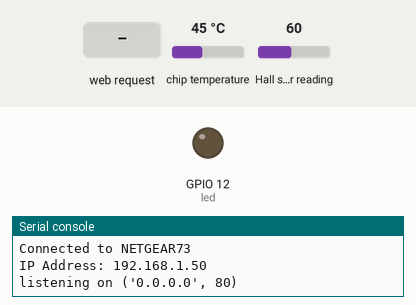
Recording of a program running on a simulated ESP32 board running MicroPython. Shown: output pins drawn as LEDs (lit = HIGH), the last lines printed to the serial console. The test bench sets the inputs (shaded band); at power-on: chip temperature 45 °C, Hall sensor reading 60. WiFi joins after 1.5 s.

Above: at 2.7 s.
2.8 s: HTTP request GET /?red_led=on received
At 3.8 s:
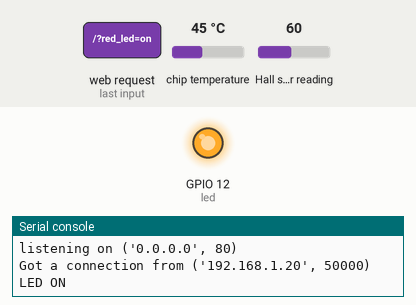
4.3 s: HTTP request GET /?red_led=off received
At 4.9 s:
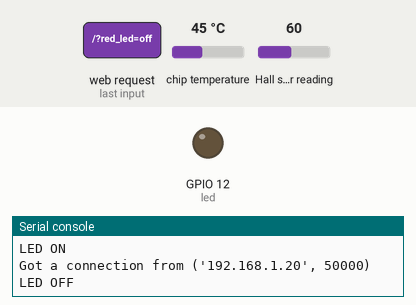
Timing chart, 0 to 7.3 s (numbered marks = the images above; inputs shaded):
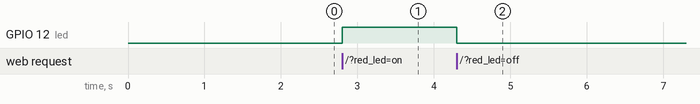

Measured:
- after the input at 2.8 s, GPIO 12 (led): LOW → HIGH at once
- after the input at 4.3 s, GPIO 12 (led): HIGH → LOW at once

The program:

espserver.py
```python
# ECE 568 - Lab Assignment - 2
import network
import esp32
import machine
from machine import Pin
import time
try:
    import usocket as socket
except:
    import socket

# Define socket host and port
serverHost = '0.0.0.0'
serverPort = 8000

# Wifi Credentials
wifi_ssid = "NETGEAR73"
wifi_password = "roundlake377"

# Function connects ESP32 board to Wireless Network.
def ConnectToWifi(ssid, password):
    # Create a station object to store our connection
    sta_if = network.WLAN(network.STA_IF)
    sta_if.active(True)
    if sta_if.isconnected():
        PrintWirelessNetworkDetails(sta_if)
        return None
    print('Trying to connect to %s...' % ssid)
    sta_if.connect(ssid, password)
    for retry in range(100):
        connected = sta_if.isconnected()
        if connected:
            break
        time.sleep(0.1)
        print('.', end='')
    if connected:
        PrintWirelessNetworkDetails(sta_if)
    else:
        print("Error connecting...Check credentials and reboot the system")

# Function displays Wireless network connection details.
def PrintWirelessNetworkDetails(sta_if):
    print("\n")
    print("Connected to " + sta_if.config('essid'))
    print("IP Address:", sta_if.ifconfig()[0])

# Function reads and prints onboard Temperature sensor value.
def GetTemperatureSensorValue():
    temp = esp32.raw_temperature()
    return temp

# Function reads and prints onboard Hall sensor value.
def GetHallSensorValue():
    hall = esp32.hall_sensor()
    return hall

# Function creates a Socket Server
def CreateSocketServer():
    addr = socket.getaddrinfo('0.0.0.0', 80)[0][-1]
    s = socket.socket()
    s.bind(addr)
    s.listen(1)
    print('listening on', addr)
    return s

def web_page():
    """Function to build the HTML webpage which should be displayed
    in client (web browser on PC or phone) when the client sends a request
    the ESP32 server.

    The server should send necessary header information to the client
    (YOU HAVE TO FIND OUT WHAT HEADER YOUR SERVER NEEDS TO SEND)
    and then only send the HTML webpage to the client.

    Global variables:
    temp, hall, red_led_state
    """

    html_webpage = """<!DOCTYPE HTML><html>
    <head>
    <title>ESP32 Web Server</title>
    <meta name="viewport" content="width=device-width, initial-scale=1">
    <link rel="stylesheet" href="https://use.fontawesome.com/releases/v5.7.2/css/all.css" integrity="sha384-fnmOCqbTlWIlj8LyTjo7mOUStjsKC4pOpQbqyi7RrhN7udi9RwhKkMHpvLbHG9Sr" crossorigin="anonymous">
    <style>
    html {
     font-family: Arial;
     display: inline-block;
     margin: 0px auto;
     text-align: center;
    }
    h1 { font-size: 3.0rem; }
    p { font-size: 3.0rem; }
    .units { font-size: 1.5rem; }
    .sensor-labels{
      font-size: 1.5rem;
      vertical-align:middle;
      padding-bottom: 15px;
    }
    .button {
        display: inline-block; background-color: #e7bd3b; border: none;
        border-radius: 4px; color: white; padding: 16px 40px; text-decoration: none;
        font-size: 30px; margin: 2px; cursor: pointer;
    }
    .button2 {
        background-color: #4286f4;
    }
    </style>
    </head>
    <body>
    <h1>ESP32 WEB Server</h1>
    <p>
    <i class="fas fa-thermometer-half" style="color:#059e8a;"></i>
    <span class="sensor-labels">Temperature</span>
    <span>"""+str(temp)+"""</span>
    <sup class="units">&deg;F</sup>
    </p>
    <p>
    <i class="fas fa-bolt" style="color:#00add6;"></i>
    <span class="sensor-labels">Hall</span>
    <span>"""+str(hall)+"""</span>
    <sup class="units">V</sup>
    </p>
    <p>
    RED LED Current State: <strong>""" + red_led_state + """</strong>
    </p>
    <p>
    <a href="/?red_led=on"><button class="button">RED ON</button></a>
    </p>
    <p>
    <a href="/?red_led=off"><button class="button button2">RED OFF</button></a>
    </p>
    </body>
    </html>"""
    return html_webpage

# Connect to wireless network
ConnectToWifi(wifi_ssid, wifi_password)

# Initialize Pin 12 as OUT for the external LED
led = machine.Pin(12, Pin.OUT)

# Update the values of the global variables
red_led_state = "ON" if led.value == 1 else "OFF" # string, check state of red led, ON or OFF
temp = GetTemperatureSensorValue()
hall = GetHallSensorValue()

# Main Server Routine
socketServer = CreateSocketServer()
while True:
    # Update Sensor values and LED State
    temp = GetTemperatureSensorValue()
    hall = GetHallSensorValue()
    red_led_state = "ON" if led.value() == 1 else "OFF"

    # Wait for client connections
    clientConnection, clientAddress = socketServer.accept()
    print('Got a connection from %s' % str(clientAddress))
    request = clientConnection.recv(1024)
    request = str(request)

    led_on = request.find('/?red_led=on')
    led_off = request.find('/?red_led=off')
    if led_on == 6:
        print('LED ON')
        red_led_state = "ON"
        led.value(1)
    if led_off == 6:
        print('LED OFF')
        red_led_state = "OFF"
        led.value(0)

    # Create the HTTP response
    response = web_page()
    clientConnection.send('HTTP/1.1 200 OK\n')
    clientConnection.send('Content-Type: text/html\n')
    clientConnection.send('Connection: close\n\n')
    clientConnection.sendall(response.encode())
    clientConnection.close()

# Close Socket
socketServer.close()
```
